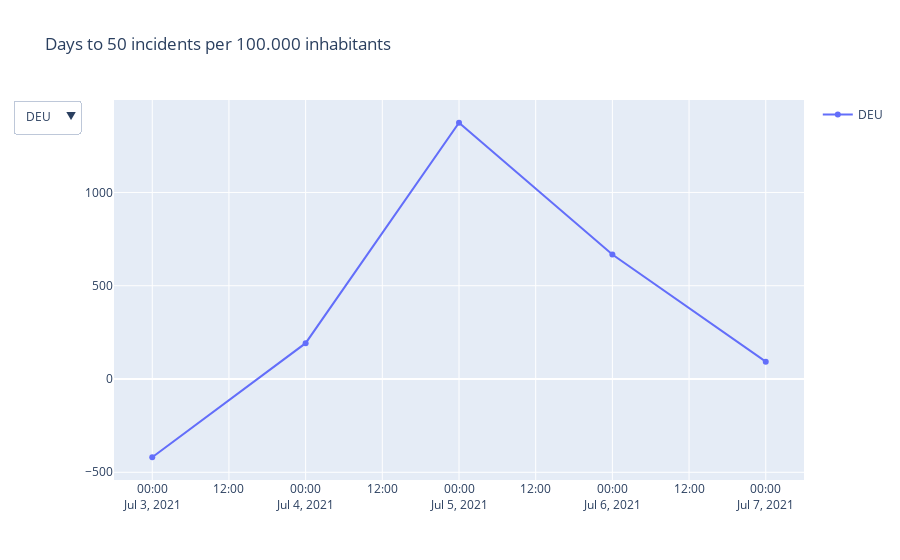

The notebook cell this image was saved under:
### Markdown cell above
Show days to 50 infections / 100.000 inhabitants
- Negative values mean: rate of infections decreasing / value currently above 50
- Positive values mean: rate of infections increasing / value currently below 50

### Code cell
fig = go.Figure()


for country in countries:
    fig.add_trace(
        go.Scatter(x = country_data[country].dateRep[:5], y = country_data[country].days_50[:5], name = country)
    )
    
    
button_all = dict(label = 'All',
                      method = 'update',
                      args = [{'visible': list(map(lambda x: True, countries)),
                               'title': 'All',
                               'showlegend':True}])


def create_layout_button(column):
    return dict(label = column,
                method = 'update',
                args = [{'visible': list(map(lambda x: column == x, countries)),
                         'title': column,
                         'showlegend': True}])

fig.update_layout(
    title=dict(text='Days to 50 incidents per 100.000 inhabitants'),
    updatemenus=[go.layout.Updatemenu(
        active = 0,
        buttons = ([button_all] ) + list(map(lambda column: create_layout_button(column), countries))
        )
    ])

### Figure 1 — Plotly figure (JSON) as saved in the notebook; plotly's stock layout.template omitted (floating-point values rounded to 4 significant figures)
{"data": [{"name": "AUT", "showlegend": true, "title": {"text": "DEU"}, "type": "scatter", "visible": false, "x": ["2021-07-07T00:00:00", "2021-07-06T00:00:00", "2021-07-05T00:00:00", "2021-07-04T00:00:00", "2021-07-03T00:00:00"], "y": [-60.6, -101.1, 113.3, 38.67, 1243.0]}, {"name": "BEL", "showlegend": true, "title": {"text": "DEU"}, "type": "scatter", "visible": false, "x": ["2021-07-07T00:00:00", "2021-07-06T00:00:00", "2021-07-05T00:00:00", "2021-07-04T00:00:00", "2021-07-03T00:00:00"], "y": [-2.171, -3.765, 45.91, 8.188, 6.797]}, {"name": "BGR", "showlegend": true, "title": {"text": "DEU"}, "type": "scatter", "visible": false, "x": ["2021-07-07T00:00:00", "2021-07-06T00:00:00", "2021-07-05T00:00:00", "2021-07-04T00:00:00", "2021-07-03T00:00:00"], "y": [-54.62, -138.6, 75.96, 110.3, 321.1]}, {"name": "HRV", "showlegend": true, "title": {"text": "DEU"}, "type": "scatter", "visible": false, "x": ["2021-07-07T00:00:00", "2021-07-06T00:00:00", "2021-07-05T00:00:00", "2021-07-04T00:00:00", "2021-07-03T00:00:00"], "y": [71.03, 242.0, 37.9, 734.8, -58.64]}, {"name": "CYP", "showlegend": true, "title": {"text": "DEU"}, "type": "scatter", "visible": false, "x": ["2021-07-07T00:00:00", "2021-07-06T00:00:00", "2021-07-05T00:00:00", "2021-07-04T00:00:00", "2021-07-03T00:00:00"], "y": [-15.2, -14.65, -13.86, -11.06, -9.461]}, {"name": "CZE", "showlegend": true, "title": {"text": "DEU"}, "type": "scatter", "visible": false, "x": ["2021-07-07T00:00:00", "2021-07-06T00:00:00", "2021-07-05T00:00:00", "2021-07-04T00:00:00", "2021-07-03T00:00:00"], "y": [-31.99, 340.0, 29.72, 28.11, 54.93]}, {"name": "DNK", "showlegend": true, "title": {"text": "DEU"}, "type": "scatter", "visible": false, "x": ["2021-07-07T00:00:00", "2021-07-06T00:00:00", "2021-07-05T00:00:00", "2021-07-04T00:00:00", "2021-07-03T00:00:00"], "y": [2.258, 3.457, 3.808, 5.455, 5.364]}, {"name": "EST", "showlegend": true, "title": {"text": "DEU"}, "type": "scatter", "visible": false, "x": ["2021-07-07T00:00:00", "2021-07-06T00:00:00", "2021-07-05T00:00:00", "2021-07-04T00:00:00", "2021-07-03T00:00:00"], "y": [45.39, 55.17, 123.0, 97.83, 15.36]}, {"name": "FIN", "showlegend": true, "title": {"text": "DEU"}, "type": "scatter", "visible": false, "x": ["2021-07-07T00:00:00", "2021-07-06T00:00:00", "2021-07-05T00:00:00", "2021-07-04T00:00:00", "2021-07-03T00:00:00"], "y": [77.09, 107.5, -22.36, 14.48, 7.353]}, {"name": "FRA", "showlegend": true, "title": {"text": "DEU"}, "type": "scatter", "visible": false, "x": ["2021-07-07T00:00:00", "2021-07-06T00:00:00", "2021-07-05T00:00:00", "2021-07-04T00:00:00", "2021-07-03T00:00:00"], "y": [16.14, 19.81, 14.08, 16.56, 19.21]}, {"name": "DEU", "showlegend": true, "title": {"text": "DEU"}, "type": "scatter", "visible": true, "x": ["2021-07-07T00:00:00", "2021-07-06T00:00:00", "2021-07-05T00:00:00", "2021-07-04T00:00:00", "2021-07-03T00:00:00"], "y": [92.85, 667.0, 1374.0, 192.1, -419.4]}, {"name": "GRC", "showlegend": true, "title": {"text": "DEU"}, "type": "scatter", "visible": false, "x": ["2021-07-07T00:00:00", "2021-07-06T00:00:00", "2021-07-05T00:00:00", "2021-07-04T00:00:00", "2021-07-03T00:00:00"], "y": [0.4313, 1.449, 2.292, 2.786, 4.664]}, {"name": "HUN", "showlegend": true, "title": {"text": "DEU"}, "type": "scatter", "visible": false, "x": ["2021-07-07T00:00:00", "2021-07-06T00:00:00", "2021-07-05T00:00:00", "2021-07-04T00:00:00", "2021-07-03T00:00:00"], "y": [-133.1, -20.93, -20.99, null, -57.22]}, {"name": "ISL", "showlegend": true, "title": {"text": "DEU"}, "type": "scatter", "visible": false, "x": ["2021-07-07T00:00:00", "2021-07-06T00:00:00", "2021-07-05T00:00:00", "2021-07-04T00:00:00", "2021-07-03T00:00:00"], "y": [-38.22, -37.56, 23878436919419700, 23878436919419700, -40.97]}, {"name": "IRL", "showlegend": true, "title": {"text": "DEU"}, "type": "scatter", "visible": false, "x": ["2021-07-07T00:00:00", "2021-07-06T00:00:00", "2021-07-05T00:00:00", "2021-07-04T00:00:00", "2021-07-03T00:00:00"], "y": [-15.05, -3.906, -3.387, -3.354, -0.6223]}, {"name": "ITA", "showlegend": true, "title": {"text": "DEU"}, "type": "scatter", "visible": false, "x": ["2021-07-07T00:00:00", "2021-07-06T00:00:00", "2021-07-05T00:00:00", "2021-07-04T00:00:00", "2021-07-03T00:00:00"], "y": [58.31, 154.8, 155.9, 136.2, 27.44]}, {"name": "LVA", "showlegend": true, "title": {"text": "DEU"}, "type": "scatter", "visible": false, "x": ["2021-07-07T00:00:00", "2021-07-06T00:00:00", "2021-07-05T00:00:00", "2021-07-04T00:00:00", "2021-07-03T00:00:00"], "y": [-12.43, -37.28, 62.86, 17.89, 12.96]}, {"name": "LIE", "showlegend": true, "title": {"text": "DEU"}, "type": "scatter", "visible": false, "x": ["2021-07-07T00:00:00", "2021-07-06T00:00:00", "2021-07-05T00:00:00", "2021-07-04T00:00:00", "2021-07-03T00:00:00"], "y": [6.443, 763100000000000.0, 12.38, 3.67, 8.261]}, {"name": "LTU", "showlegend": true, "title": {"text": "DEU"}, "type": "scatter", "visible": false, "x": ["2021-07-07T00:00:00", "2021-07-06T00:00:00", "2021-07-05T00:00:00", "2021-07-04T00:00:00", "2021-07-03T00:00:00"], "y": [-399.6, 82.29, 89.81, -202.0, -71.64]}, {"name": "LUX", "showlegend": true, "title": {"text": "DEU"}, "type": "scatter", "visible": false, "x": ["2021-07-07T00:00:00", "2021-07-06T00:00:00", "2021-07-05T00:00:00", "2021-07-04T00:00:00", "2021-07-03T00:00:00"], "y": [-1.194, -0.7287, -0.01998, 0.5046, 2.093]}, {"name": "MLT", "showlegend": true, "title": {"text": "DEU"}, "type": "scatter", "visible": false, "x": ["2021-07-07T00:00:00", "2021-07-06T00:00:00", "2021-07-05T00:00:00", "2021-07-04T00:00:00", "2021-07-03T00:00:00"], "y": [16.01, 9.385, 10.19, 27.64, 64.29]}, {"name": "NLD", "showlegend": true, "title": {"text": "DEU"}, "type": "scatter", "visible": false, "x": ["2021-07-07T00:00:00", "2021-07-06T00:00:00", "2021-07-05T00:00:00", "2021-07-04T00:00:00", "2021-07-03T00:00:00"], "y": [2.216, 3.775, 5.219, 7.767, 15.31]}, {"name": "NOR", "showlegend": true, "title": {"text": "DEU"}, "type": "scatter", "visible": false, "x": ["2021-07-07T00:00:00", "2021-07-06T00:00:00", "2021-07-05T00:00:00", "2021-07-04T00:00:00", "2021-07-03T00:00:00"], "y": [22.95, 22.87, 3895881952637144, -44.72, -58.1]}, {"name": "POL", "showlegend": true, "title": {"text": "DEU"}, "type": "scatter", "visible": false, "x": ["2021-07-07T00:00:00", "2021-07-06T00:00:00", "2021-07-05T00:00:00", "2021-07-04T00:00:00", "2021-07-03T00:00:00"], "y": [-103.9, -158.4, -860.0, -157.9, -53.45]}, {"name": "PRT", "showlegend": true, "title": {"text": "DEU"}, "type": "scatter", "visible": false, "x": ["2021-07-07T00:00:00", "2021-07-06T00:00:00", "2021-07-05T00:00:00", "2021-07-04T00:00:00", "2021-07-03T00:00:00"], "y": [-31.13, -25.85, -16.14, -11.93, -10.95]}, {"name": "ROU", "showlegend": true, "title": {"text": "DEU"}, "type": "scatter", "visible": false, "x": ["2021-07-07T00:00:00", "2021-07-06T00:00:00", "2021-07-05T00:00:00", "2021-07-04T00:00:00", "2021-07-03T00:00:00"], "y": [-66.9, -98.83, -129.8, -71.81, -36.16]}, {"name": "SVK", "showlegend": true, "title": {"text": "DEU"}, "type": "scatter", "visible": false, "x": ["2021-07-07T00:00:00", "2021-07-06T00:00:00", "2021-07-05T00:00:00", "2021-07-04T00:00:00", "2021-07-03T00:00:00"], "y": [-5.835, -25.47, -23.08, -82.03, -17.83]}, {"name": "SVN", "showlegend": true, "title": {"text": "DEU"}, "type": "scatter", "visible": false, "x": ["2021-07-07T00:00:00", "2021-07-06T00:00:00", "2021-07-05T00:00:00", "2021-07-04T00:00:00", "2021-07-03T00:00:00"], "y": [17.98, 81.88, -41.88, -16.56, -14.04]}, {"name": "ESP", "showlegend": true, "title": {"text": "DEU"}, "type": "scatter", "visible": false, "x": ["2021-07-06T00:00:00", "2021-07-05T00:00:00", "2021-07-04T00:00:00", "2021-07-03T00:00:00", "2021-07-02T00:00:00"], "y": [-3.622, -3.951, -1953000000000000.0, -7.976, -2.365]}, {"name": "SWE", "showlegend": true, "title": {"text": "DEU"}, "type": "scatter", "visible": false, "x": ["2021-07-07T00:00:00", "2021-07-06T00:00:00", "2021-07-05T00:00:00", "2021-07-04T00:00:00", "2021-07-03T00:00:00"], "y": [-3.509, -10.59, -47.27, 2301000000000000.0, 10.42]}], "layout": {"autosize": true, "title": {"text": "Days to 50 incidents per 100.000 inhabitants"}, "updatemenus": [{"active": 11, "buttons": [{"args": [{"showlegend": true, "title": "All", "visible": [true, true, true, true, true, true, true, true, true, true, true, true, true, true, true, true, true, true, true, true, true, true, true, true, true, true, true, true, true, true]}], "label": "All", "method": "update"}, {"args": [{"showlegend": true, "title": "AUT", "visible": [true, false, false, false, false, false, false, false, false, false, false, false, false, false, false, false, false, false, false, false, false, false, false, false, false, false, false, false, false, false]}], "label": "AUT", "method": "update"}, {"args": [{"showlegend": true, "title": "BEL", "visible": [false, true, false, false, false, false, false, false, false, false, false, false, false, false, false, false, false, false, false, false, false, false, false, false, false, false, false, false, false, false]}], "label": "BEL", "method": "update"}, {"args": [{"showlegend": true, "title": "BGR", "visible": [false, false, true, false, false, false, false, false, false, false, false, false, false, false, false, false, false, false, false, false, false, false, false, false, false, false, false, false, false, false]}], "label": "BGR", "method": "update"}, {"args": [{"showlegend": true, "title": "HRV", "visible": [false, false, false, true, false, false, false, false, false, false, false, false, false, false, false, false, false, false, false, false, false, false, false, false, false, false, false, false, false, false]}], "label": "HRV", "method": "update"}, {"args": [{"showlegend": true, "title": "CYP", "visible": [false, false, false, false, true, false, false, false, false, false, false, false, false, false, false, false, false, false, false, false, false, false, false, false, false, false, false, false, false, false]}], "label": "CYP", "method": "update"}, {"args": [{"showlegend": true, "title": "CZE", "visible": [false, false, false, false, false, true, false, false, false, false, false, false, false, false, false, false, false, false, false, false, false, false, false, false, false, false, false, false, false, false]}], "label": "CZE", "method": "update"}, {"args": [{"showlegend": true, "title": "DNK", "visible": [false, false, false, false, false, false, true, false, false, false, false, false, false, false, false, false, false, false, false, false, false, false, false, false, false, false, false, false, false, false]}], "label": "DNK", "method": "update"}, {"args": [{"showlegend": true, "title": "EST", "visible": [false, false, false, false, false, false, false, true, false, false, false, false, false, false, false, false, false, false, false, false, false, false, false, false, false, false, false, false, false, false]}], "label": "EST", "method": "update"}, {"args": [{"showlegend": true, "title": "FIN", "visible": [false, false, false, false, false, false, false, false, true, false, false, false, false, false, false, false, false, false, false, false, false, false, false, false, false, false, false, false, false, false]}], "label": "FIN", "method": "update"}, {"args": [{"showlegend": true, "title": "FRA", "visible": [false, false, false, false, false, false, false, false, false, true, false, false, false, false, false, false, false, false, false, false, false, false, false, false, false, false, false, false, false, false]}], "label": "FRA", "method": "update"}, {"args": [{"showlegend": true, "title": "DEU", "visible": [false, false, false, false, false, false, false, false, false, false, true, false, false, false, false, false, false, false, false, false, false, false, false, false, false, false, false, false, false, false]}], "label": "DEU", "method": "update"}, {"args": [{"showlegend": true, "title": "GRC", "visible": [false, false, false, false, false, false, false, false, false, false, false, true, false, false, false, false, false, false, false, false, false, false, false, false, false, false, false, false, false, false]}], "label": "GRC", "method": "update"}, {"args": [{"showlegend": true, "title": "HUN", "visible": [false, false, false, false, false, false, false, false, false, false, false, false, true, false, false, false, false, false, false, false, false, false, false, false, false, false, false, false, false, false]}], "label": "HUN", "method": "update"}, {"args": [{"showlegend": true, "title": "ISL", "visible": [false, false, false, false, false, false, false, false, false, false, false, false, false, true, false, false, false, false, false, false, false, false, false, false, false, false, false, false, false, false]}], "label": "ISL", "method": "update"}, {"args": [{"showlegend": true, "title": "IRL", "visible": [false, false, false, false, false, false, false, false, false, false, false, false, false, false, true, false, false, false, false, false, false, false, false, false, false, false, false, false, false, false]}], "label": "IRL", "method": "update"}, {"args": [{"showlegend": true, "title": "ITA", "visible": [false, false, false, false, false, false, false, false, false, false, false, false, false, false, false, true, false, false, false, false, false, false, false, false, false, false, false, false, false, false]}], "label": "ITA", "method": "update"}, {"args": [{"showlegend": true, "title": "LVA", "visible": [false, false, false, false, false, false, false, false, false, false, false, false, false, false, false, false, true, false, false, false, false, false, false, false, false, false, false, false, false, false]}], "label": "LVA", "method": "update"}, {"args": [{"showlegend": true, "title": "LIE", "visible": [false, false, false, false, false, false, false, false, false, false, false, false, false, false, false, false, false, true, false, false, false, false, false, false, false, false, false, false, false, false]}], "label": "LIE", "method": "update"}, {"args": [{"showlegend": true, "title": "LTU", "visible": [false, false, false, false, false, false, false, false, false, false, false, false, false, false, false, false, false, false, true, false, false, false, false, false, false, false, false, false, false, false]}], "label": "LTU", "method": "update"}, {"args": [{"showlegend": true, "title": "LUX", "visible": [false, false, false, false, false, false, false, false, false, false, false, false, false, false, false, false, false, false, false, true, false, false, false, false, false, false, false, false, false, false]}], "label": "LUX", "method": "update"}, {"args": [{"showlegend": true, "title": "MLT", "visible": [false, false, false, false, false, false, false, false, false, false, false, false, false, false, false, false, false, false, false, false, true, false, false, false, false, false, false, false, false, false]}], "label": "MLT", "method": "update"}, {"args": [{"showlegend": true, "title": "NLD", "visible": [false, false, false, false, false, false, false, false, false, false, false, false, false, false, false, false, false, false, false, false, false, true, false, false, false, false, false, false, false, false]}], "label": "NLD", "method": "update"}, {"args": [{"showlegend": true, "title": "NOR", "visible": [false, false, false, false, false, false, false, false, false, false, false, false, false, false, false, false, false, false, false, false, false, false, true, false, false, false, false, false, false, false]}], "label": "NOR", "method": "update"}, {"args": [{"showlegend": true, "title": "POL", "visible": [false, false, false, false, false, false, false, false, false, false, false, false, false, false, false, false, false, false, false, false, false, false, false, true, false, false, false, false, false, false]}], "label": "POL", "method": "update"}, {"args": [{"showlegend": true, "title": "PRT", "visible": [false, false, false, false, false, false, false, false, false, false, false, false, false, false, false, false, false, false, false, false, false, false, false, false, true, false, false, false, false, false]}], "label": "PRT", "method": "update"}, {"args": [{"showlegend": true, "title": "ROU", "visible": [false, false, false, false, false, false, false, false, false, false, false, false, false, false, false, false, false, false, false, false, false, false, false, false, false, true, false, false, false, false]}], "label": "ROU", "method": "update"}, {"args": [{"showlegend": true, "title": "SVK", "visible": [false, false, false, false, false, false, false, false, false, false, false, false, false, false, false, false, false, false, false, false, false, false, false, false, false, false, true, false, false, false]}], "label": "SVK", "method": "update"}, {"args": [{"showlegend": true, "title": "SVN", "visible": [false, false, false, false, false, false, false, false, false, false, false, false, false, false, false, false, false, false, false, false, false, false, false, false, false, false, false, true, false, false]}], "label": "SVN", "method": "update"}, {"args": [{"showlegend": true, "title": "ESP", "visible": [false, false, false, false, false, false, false, false, false, false, false, false, false, false, false, false, false, false, false, false, false, false, false, false, false, false, false, false, true, false]}], "label": "ESP", "method": "update"}, {"args": [{"showlegend": true, "title": "SWE", "visible": [false, false, false, false, false, false, false, false, false, false, false, false, false, false, false, false, false, false, false, false, false, false, false, false, false, false, false, false, false, true]}], "label": "SWE", "method": "update"}]}], "xaxis": {"autorange": true, "range": ["2021-07-02 18:17:50.7283", "2021-07-07 05:42:09.2717"], "type": "date"}, "yaxis": {"autorange": true, "range": [-567.3, 1522.0], "type": "linear"}}}
